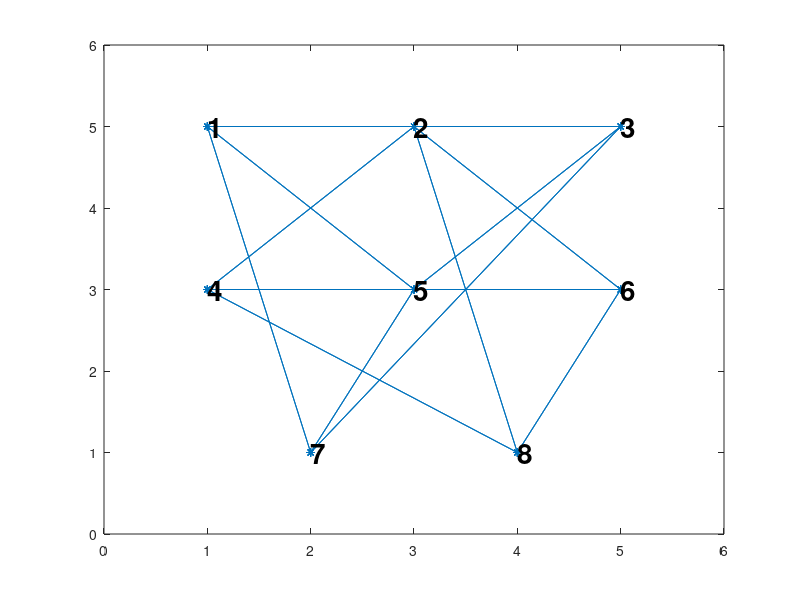

Reproduce this figure in MATLAB.
% Ejercicio Grafo
close all; clearvars; clc;

% Matriz de adyacencia
A = [0 0 1 0 1 0 1 0;
     0 0 0 1 0 1 0 1;
     1 0 0 0 1 0 1 0;
     0 1 0 0 0 1 0 1;
     1 0 1 0 0 0 1 0;
     0 1 0 1 0 0 0 1;
     1 0 1 0 1 0 0 0;
     0 1 0 1 0 1 0 0];

% Posiciones de los nodos
xy = [1, 5 %1
      3, 5 %2
      5, 5 %3
      1, 3 %4
      3, 3 %5
      5, 3 %6
      2, 1 %7
      4, 1 ]; %8

% Figura
gplot(A, xy, '*-')
ylim([0 6])
xlim([0 6])

% Mostrar número
for i=1:size(xy,1)
  text(xy(i,1),xy(i,2),num2str(i),'fontsize',20,'fontweight','bold')
end
